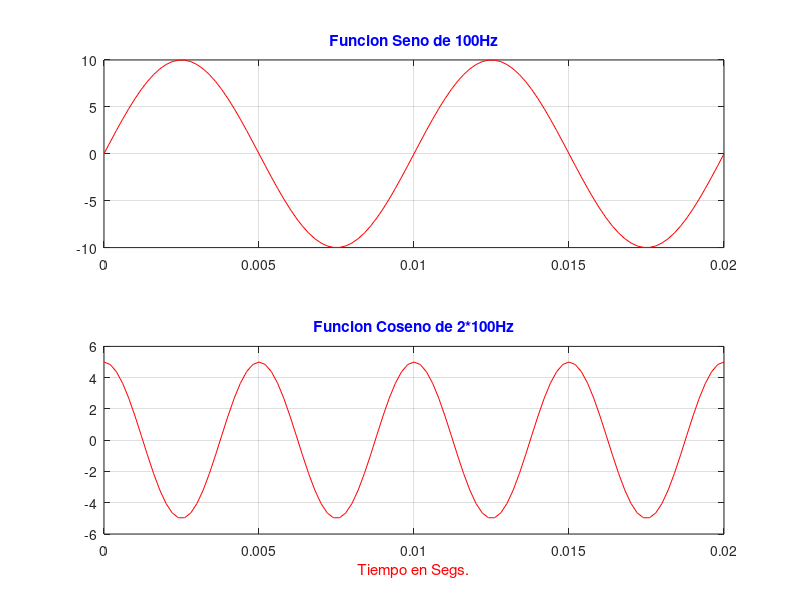

MATLAB code to generate this figure:
clc;
clear all;
close all;

amp1=10;
amp2=5;
num=100;
ciclos=2;
f1 =100; % Frecuencia de 100Hz
f2 =2*f1; %el doble
t=0:ciclos/(f1*num):ciclos/f1;
%calculo de funciones
y1=amp1*sin(2*pi*f1*t);
y2=amp2*cos(2*pi*f2*t);
%dibujar funciones
subplot(2,1,1); %divide en 2 filas y una columna la pantalla y selecciona la primera de las dos figuras
plot(t,y1,'Color','r');
grid on;
title('Funcion Seno de 100Hz','Color','b');
subplot(2,1,2); %Selecciona la segunda de las dos figuras
plot(t,y2,'Color','r');
grid;
title('Funcion Coseno de 2*100Hz','Color','b');
xlabel('Tiempo en Segs.','Color','r');